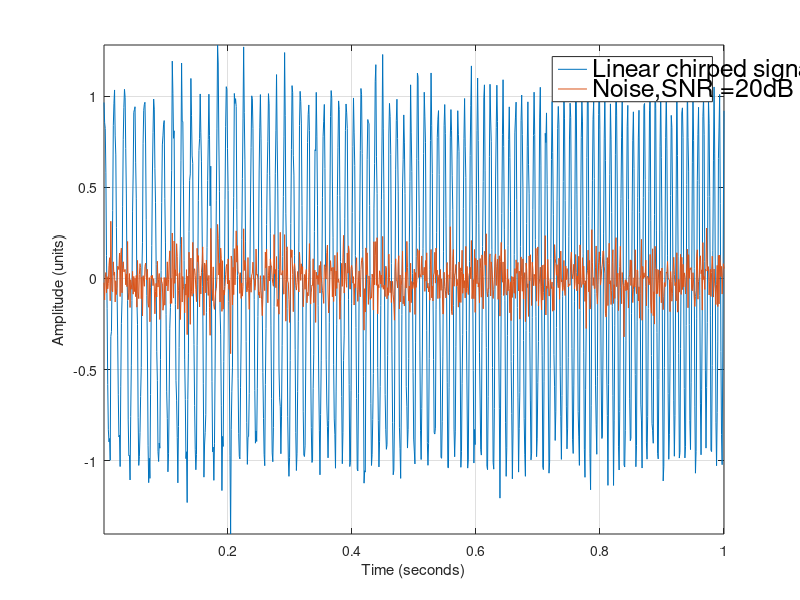

Write the MATLAB code that produced this figure. (Note: this script raises an error after producing the figure.)
clear;
clc;
close all;


%---------------------------ANF parameters--------------------------------%
gamma = .0011;                  % Adaptation speed
xi = .1;                      % Adaptation bandwidth
%-------------------------------------------------------------------------%

%--------------------------- Few initializations--------------------------%
T = 0.001;                          % sampling rate
a = 0;                              % t -minimum    
b = 1;                              % t- maximum
t= [a+T:T:b];                       % total time interval
N = length(t);
%-------------------------------------------------------------------------%


%----------------------------Signal Parameters --------------------------%
Y = zeros(1,N);

A = 1;
phase = pi/3;

startFreq = 60;
ramp_rate = 30;

changingfreq = startFreq  + ramp_rate *t;                  % Linear chirp

PureSignal = A * sin (2*pi*changingfreq.*t+ phase);        % Persistant Excitation Signal

SNRdB = 20;
noise = - A + awgn(zeros(size(t))+A,SNRdB,'measured');
Y = PureSignal + noise;
%-----------------------------------------------------------------------%


%--------------------------Plotting the ssignal-----------------------%
figure, plot(t, Y, t, Y - PureSignal, 'LineWidth',.5)
noise = strcat ('Noise,SNR =',num2str(SNRdB), 'dB')
Ax = legend ('Linear chirped signal', noise)
leg = findobj(Ax,'type','text')
set(leg,'fontsize', 18)
xlabel ('Time (seconds)')
ylabel ('Amplitude (units)')
grid on 
axis tight
% print -depsc2 ChirpedSignal
%---------------------------------------------------------------------%

%----------------------------ANF solution---------------------------------%
initialFreq = 2*pi*60;
[X1, X2,X3]= NonUniform4thOrderANFFixedBlock(Y, t, initialFreq, gamma, xi);
%------------------------------------------------------------------------%


%------------------------------Plotting the solutions--------------------%
figure, plot3(X1,X2,X3/(2*pi), 'LineWidth',.5)
% axis([-.25 .47 -100 230 30 80])
% title('3D state space plot from Agent based ODE solver Hsu ANF')
grid on
xlabel('x_1')
ylabel('x_2')
zlabel('\theta (Hz)')
axis tight
% print -depsc2 ChirpedSignalANFEvolution


Indexes = find(X2 < 10^-3);     % locating point lying on the plane x_2 = 0 

figure, scatter (X1(Indexes ),X3 (Indexes)/ (2*pi) , '.')
% title('Poincare Section')
xlabel ('x_1')
ylabel ('\theta (Hz)')
grid on


figure, plot(t, changingfreq,':k','LineWidth',3)
title('(a)')
hold on
plot(t,X3/(2*pi),'-.g','LineWidth',2.5)
hold off
grid on
axis tight
Ax = legend('True value','Proposed discrete method','Location', 'northwest' )
leg = findobj(Ax,'type','text')
set(leg,'fontsize', 18)
ylabel('Frequency (Hz)')
xlabel('Time (seconds)')
% print -depsc2 ChirpedSignalANFTracking
%-------------------------------------------------------------------------%